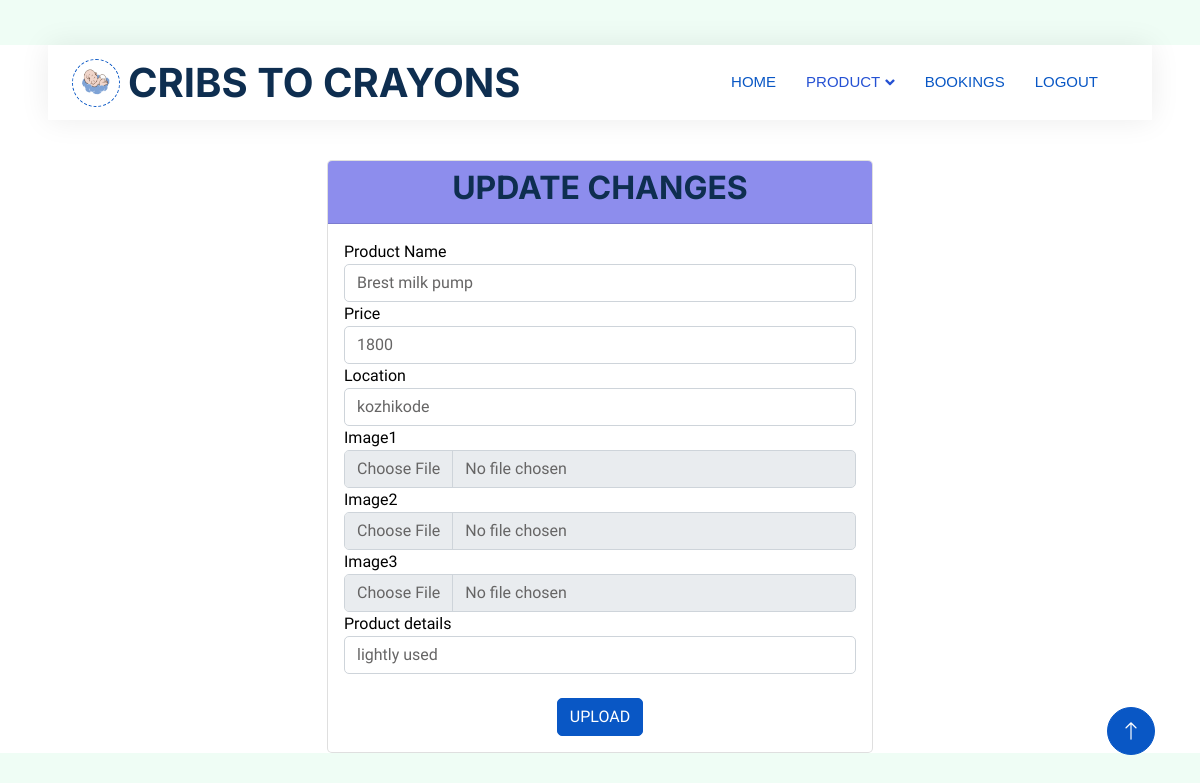
The page /editproduct/6 on the database its author committed.
### app1/models.py (models this page shows)
class Product(models.Model):
    seller_id=models.ForeignKey(Seller,on_delete=models.CASCADE)
    product_name=models.CharField(max_length=30)
    price=models.IntegerField()
    product_details=models.CharField(max_length=100)
    location=models.CharField(max_length=30)
    image1=models.FileField(upload_to='product')
    image2=models.FileField(upload_to='product')
    image3=models.FileField(upload_to='product')

### app1/views.py (the view)
# urls.py: path('editproduct/<int:id>',views.edit_product,name="editproduct"),
def edit_product(request,id):
    product=Product.objects.get(id=id)
    if request.method=='POST':
        product_name=request.POST['product_name']
        price=request.POST['price']
        product_details=request.POST['product_details']
        location=request.POST['location']
        if 'image1' in request.FILES:
            product.image1=request.FILES['image1']
        if 'image2' in request.FILES:
            product.image2=request.FILES['image2']
        if 'image3' in request.FILES:
            product.image3=request.FILES['image3']
        product.product_name=product_name
        product.price=price
        product.product_details=product_details
        product.location=location
        product.save()
        return redirect(seller_viewproducts)
    else:
        return render(request,'Seller/editproduct.html',{'product':product})

### template/Seller/editproduct.html (shortened to what this page needs)
<!DOCTYPE html>
<html lang="en">
{% load static %}
<head>
    <link href="https://cdnjs.cloudflare.com/ajax/libs/font-awesome/5.10.0/css/all.min.css" rel="stylesheet">
    <link href="https://cdn.jsdelivr.net/npm/bootstrap-icons@1.4.1/font/bootstrap-icons.css" rel="stylesheet">
    <link href="{% static 'js/animate.min.css' %}" rel="stylesheet">
    <link href="{% static 'js/owl.carousel.min.css' %}" rel="stylesheet">
    <link href="{% static 'css/bootstrap.min.css' %}" rel="stylesheet">
    <link href="{% static 'css/style.css' %}" rel="stylesheet">
</head>
<body>
    <div class="container-xxl bg-white p-0">
        <div class="container-fluid nav-bar bg-transparent">
            <nav class="navbar navbar-expand-lg bg-white navbar-light py-0 px-4">
                <a href="" class="navbar-brand d-flex align-items-center text-center">
                    <div class="icon p-2 me-2">
                        <img class="img-fluid" src="{% static 'img/logo.gif' %}" alt="Icon" style="width: 30px; height: 30px;">
                    </div>
                    <h1 class="m-0 " >CRIBS TO CRAYONS</h1>
                </a>
                <div class="collapse navbar-collapse" id="navbarCollapse">
                  <div class="navbar-nav ms-auto">
                      <a href="{% url 'sellerprofile'%}" class="nav-item nav-link active">HOME</a>
                      <div class="collapse navbar-collapse" id="navbarCollapse">
                        <div class="navbar-nav ms-auto">
                            <div class="nav-item dropdown" style="color: #0400ff;">
                                 <a href="#" class="nav-link dropdown-toggle" data-bs-toggle="dropdown">PRODUCT</a>
                        </div>
                      </div>
                    </div>
                        <a href="{% url 'sellerviewbooking'%}" class="nav-item nav-link active">BOOKINGS</a>
                        <a href="{% url 'login'%}" class="nav-item nav-link active" >LOGOUT</a>
            </nav>
        </div>
  </h3><br>
<p>
  <div class="container">
    <div class="row justify-content-center">
      <div class="col-md-6 registration-container">
        <div class="card">
          <div class="card-header" style="background-color: rgb(141, 141, 237);">
            <h2 class="text-center" >UPDATE CHANGES</h2>
          </div>
          <div class="card-body">
            <form action="{% url 'editproduct' id=product.id %}" method="POST" enctype="multipart/form-data">
              <div class="form-group">
                <label for="username"style="color: black;">Product Name</label>
                <input type="text" class="form-control" id="username" name="product_name" value="{{ product.product_name }}">
              </div><div class="form-group">
                <label for="username"style="color: black;">Price</label>
                <input type="text" class="form-control" id="username" name="price" value="{{ product.price }}">
              </div>
              <div class="form-group">
                <label for="username"style="color: black;">Location</label>
                <input type="text" class="form-control" id="username" name="location" value="{{ product.location }}">
              </div>
              <div class="form-group">
                <label for="username"style="color: black;">Image1 </label>
                <input type="file" class="form-control" id="username" name="image1" value="{{ product.image1 }}">
              </div>
              <div class="form-group">
                <label for="username"style="color: black;">Image2</label>
                <input type="file" class="form-control" id="username" name="image2" value="{{ product.image2 }}">
              </div>
              <div class="form-group">
                <label for="username"style="color: black;">Image3</label>
                <input type="file" class="form-control" id="username" name="image3" value="{{ product.image3 }}">
              </div>
              <div class="form-group">
                <label for="email"style="color: black;">Product details</label>
                <input type="text" class="form-control" id="email" name="product_details" value="{{ product.product_details }}">
              </div>
              <div class="d-flex mt-4">
              <button type="submit" class="btn btn-primary btn-block mx-auto">UPLOAD</button>
            </div>
            </form>
          </div>
        </div>
      </div>
    </div>
  </div>
  <a href="#" class="btn btn-lg btn-primary btn-lg-square back-to-top"><i class="bi bi-arrow-up"></i></a>
</div>
</body>
</html>

### static/css/style.css (style rules this page uses)
:root { --primary: #0957c5; --secondary: #2264ff; --light: #EFFDF5; --dark: #2551d3; }
.back-to-top { position: fixed; display: none; right: 45px; bottom: 45px; z-index: 99; }
.btn { transition: .5s; }
.btn.btn-primary, .btn.btn-secondary { color: #FFFFFF; }
.btn-lg-square { width: 48px; height: 48px; }
.btn-square, .btn-sm-square, .btn-lg-square { padding: 0; display: flex; align-items: center; justify-content: center; font-weight: normal; border-radius: 50px; }
.nav-bar { position: relative; margin-top: 45px; padding: 0 3rem; transition: .5s; z-index: 9999; }
.navbar { box-shadow: 0 0 30px rgba(0, 0, 0, .08); }
.navbar .dropdown-toggle::after { border: none; content: "\f107"; font-family: "Font Awesome 5 Free"; font-weight: 900; vertical-align: middle; margin-left: 5px; transition: .5s; }
.navbar-light .navbar-nav .nav-link { margin-right: 30px; padding: 25px 0; color: #5288e0; font-size: 15px; text-transform: uppercase; outline: none; }
.navbar-light .navbar-nav .nav-link:hover, .navbar-light .navbar-nav .nav-link.active { color: var(--primary); }
.navbar-light .navbar-brand { height: 75px; }
.navbar-light .navbar-nav .nav-link { color: var(--dark); font-weight: 500; }
.icon { padding: 15px; display: inline-flex; align-items: center; justify-content: center; background: #FFFFFF !important; border-radius: 50px; border: 1px dashed var(--primary) !important; }

### template/Seller/editproduct.html (style rules this page uses)
.container-fluid { background-color: rgb(126, 28, 223); font-family: Caveat; font-family: Arial, sans-serif; background-color:#c8cbeadd; color: rgb(17, 86, 15); }
.container { margin-top: 0px; }

### rows shown on the page
Product: product_name "Brest milk pump", price "1800", location "kozhikode", product_details "lightly used"
